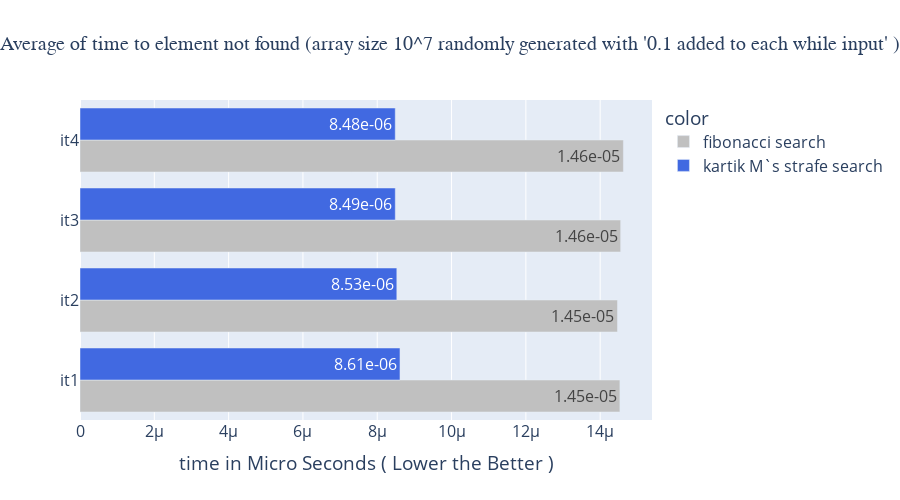

This figure's notebook cell:
### Code cell
x=[1.4531278109502909e-05,8.612052388861593e-06,1.4465694607490423e-05,8.527028961510495e-06,1.4551649347339344e-05,8.485804212431095e-06 ,1.4625112496203838e-05,8.484933892023491e-06]
bb=px.bar(y=["it1","it1","it2","it2","it3","it3","it4","it4"]
          ,x=[1.4531278109502909e-05,8.612052388861593e-06,1.4465694607490423e-05,8.527028961510495e-06,1.4551649347339344e-05,8.485804212431095e-06 ,1.4625112496203838e-05,8.484933892023491e-06]
          ,width=900,height=500,
          labels={"y" : " ","x":"time in Micro Seconds ( Lower the Better )"}
          ,title="Average of time to element not found (array size 10^7 randomly generated with '0.1 added to each while input' )",
          barmode="group",
                  color_discrete_sequence=["silver", "royalblue"]
          ,text=[f" {i:2.2e}".format(i) for  i in x]
         ,color=["fibonacci search" if i%2 == 0 else "kartik M`s strafe search" for i in range(2,10)])
bb.update_layout(
    title_font_family="Times New Roman",
    title_font_size=20,
    title_x=0.5,
    font_size=16    

)

### Figure 1 — Plotly figure (JSON) as saved in the notebook; plotly's stock layout.template omitted (floating-point values rounded to 4 significant figures)
{"data": [{"alignmentgroup": "True", "hovertemplate": "color=fibonacci search<br>time in Micro Seconds ( Lower the Better )=%{x}<br> =%{y}<br>text=%{text}<extra></extra>", "legendgroup": "fibonacci search", "marker": {"color": "silver", "pattern": {"shape": ""}}, "name": "fibonacci search", "offsetgroup": "fibonacci search", "orientation": "h", "showlegend": true, "text": [" 1.45e-05", " 1.45e-05", " 1.46e-05", " 1.46e-05"], "textposition": "auto", "type": "bar", "x": [1.453e-05, 1.447e-05, 1.455e-05, 1.463e-05], "xaxis": "x", "y": ["it1", "it2", "it3", "it4"], "yaxis": "y"}, {"alignmentgroup": "True", "hovertemplate": "color=kartik M`s strafe search<br>time in Micro Seconds ( Lower the Better )=%{x}<br> =%{y}<br>text=%{text}<extra></extra>", "legendgroup": "kartik M`s strafe search", "marker": {"color": "royalblue", "pattern": {"shape": ""}}, "name": "kartik M`s strafe search", "offsetgroup": "kartik M`s strafe search", "orientation": "h", "showlegend": true, "text": [" 8.61e-06", " 8.53e-06", " 8.49e-06", " 8.48e-06"], "textposition": "auto", "type": "bar", "x": [8.612e-06, 8.527e-06, 8.486e-06, 8.485e-06], "xaxis": "x", "y": ["it1", "it2", "it3", "it4"], "yaxis": "y"}], "layout": {"barmode": "group", "font": {"size": 16}, "height": 500, "legend": {"title": {"text": "color"}, "tracegroupgap": 0}, "title": {"font": {"family": "Times New Roman", "size": 20}, "text": "Average of time to element not found (array size 10^7 randomly generated with '0.1 added to each while input' )", "x": 0.5}, "width": 900, "xaxis": {"anchor": "y", "autorange": true, "domain": [0, 1], "range": [0, 1.539e-05], "title": {"text": "time in Micro Seconds ( Lower the Better )"}, "type": "linear"}, "yaxis": {"anchor": "x", "autorange": true, "domain": [0, 1], "range": [-0.5, 3.5], "title": {"text": " "}, "type": "category"}}}
